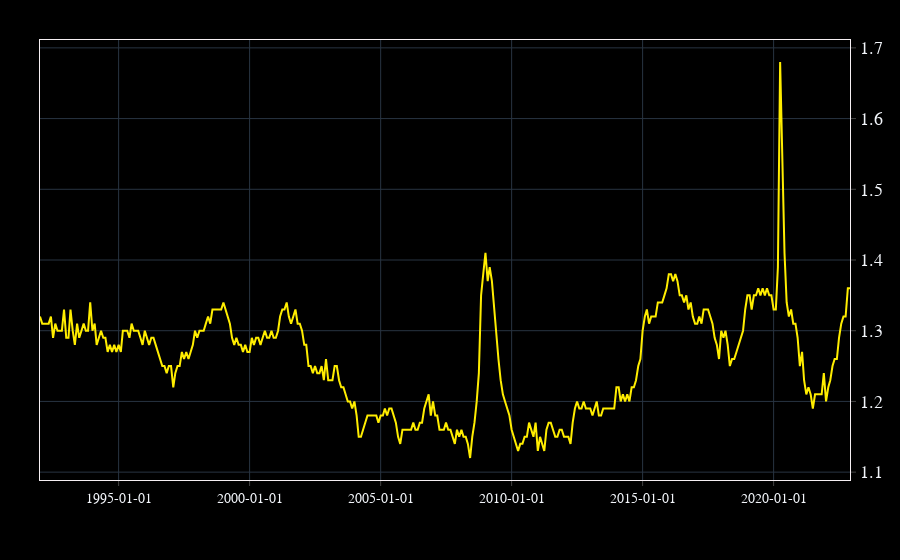

Notebook source saved alongside this figure:
### Code cell
openbb.economy.fred_chart(['WHLSLRIRSA'])

### Figure 1 — Plotly figure (JSON) as saved in the notebook; plotly's stock layout.template omitted (floating-point values rounded to 4 significant figures; data arrays with more than 128 entries replaced by an {"elided": "..."} marker saying what was removed)
{"data": [{"hovertemplate": "%{y}<extra></extra>", "name": "Merchant Wholesalers: Inventories to Sales Ratio (Ratio)", "type": "scatter", "x": {"elided": "372 str values"}, "xhoverformat": "%Y-%m-%d", "y": {"elided": "372 float values"}}], "layout": {"bargap": 0, "bargroupgap": 0, "barmode": "overlay", "legend": {"groupclick": "toggleitem", "orientation": "v", "tracegroupgap": 133.3}, "margin": {"b": 80, "l": 40, "r": 50, "t": 40}, "modebar": {"activecolor": "#d1030d", "bgcolor": "#2A2A2A", "color": "#FFFFFF", "orientation": "v"}, "newshape": {"line": {"color": "gold"}}, "xaxis": {"tickformatstops": [{"dtickrange": [null, 604800000], "value": "%Y-%m-%d"}, {"dtickrange": [604800000, "M1"], "value": "%Y-%m-%d"}, {"dtickrange": ["M1", null], "value": "%Y-%m-%d"}], "type": "date"}}}
